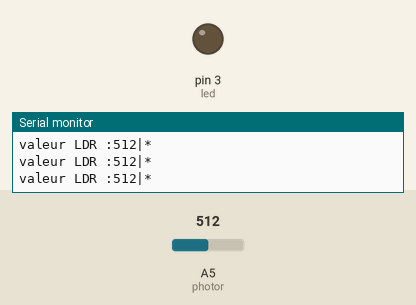
The sketch below on a simulated Arduino Uno, built with avr-gcc and run on an emulated ATmega328P. Parts: output pins drawn as LEDs (lit = HIGH), the last lines printed to the serial monitor. Inputs (shaded band) come from the test bench; at power-on: A5 (photor) = 512.

Above: at 1.2 s.
1.3 s: A5 (photor) set to 485
At 2.0 s:
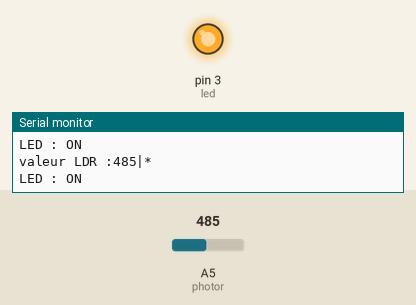
2.8 s: A5 (photor) set to 510
At 3.8 s:
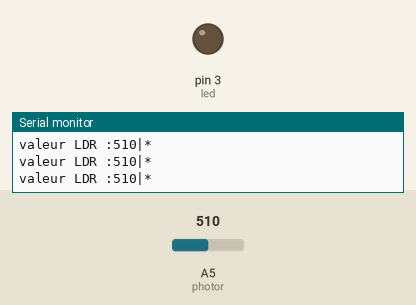
5.8 s: A5 (photor) set to 490
At 6.3 s:
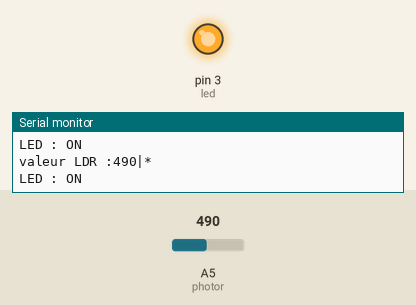
7.3 s: A5 (photor) set to 511
At 8.2 s:
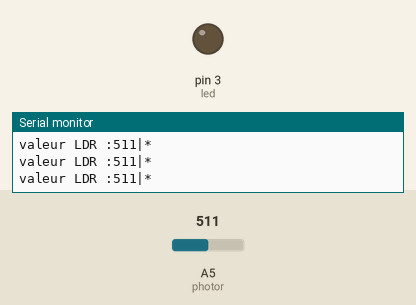
Timing chart, 0 to 9.8 s (numbered marks = the images above; inputs shaded):
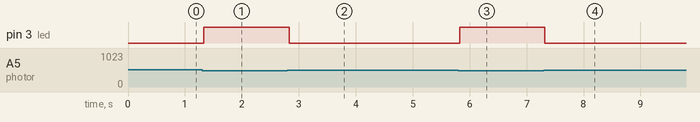

The sketch:

temperature-lumiere.ino
```cpp
//
const int led=3;
const int photor=A5;

//int etatpoussoir= 1;
void setup()
{
  //Serial.begin(9600);
  pinMode(led, OUTPUT);
  Serial.begin(9600);
  Serial.println("Lecture LDR demaree...");
}

void loop()
{
  int LDRvalue=analogRead(photor);
  Serial.print("valeur LDR :");
  Serial.print(LDRvalue);
  Serial.print("|");

  int position=map(LDRvalue,0,1023,0,50);
  for(int i=0;i<50;i++){
    if(i==position){
      Serial.print("*");
    }else{
      Serial.print("");
    }}
  Serial.println(" ");
  if(LDRvalue<500){
    digitalWrite(led,HIGH);
    Serial.println("LED : ON");
  }else{
    digitalWrite(led,LOW);
     }
}
```

Measured:
- the behaviour switches between 500 and 499 on A5 (photor) (found by bisection; images 0 and 1)
- after the input at 1.3 s, pin 3 (led): LOW → HIGH at once
- after the input at 2.8 s, pin 3 (led): HIGH → LOW at once
- after the input at 5.8 s, pin 3 (led): LOW → HIGH at once
- after the input at 7.3 s, pin 3 (led): HIGH → LOW at once
